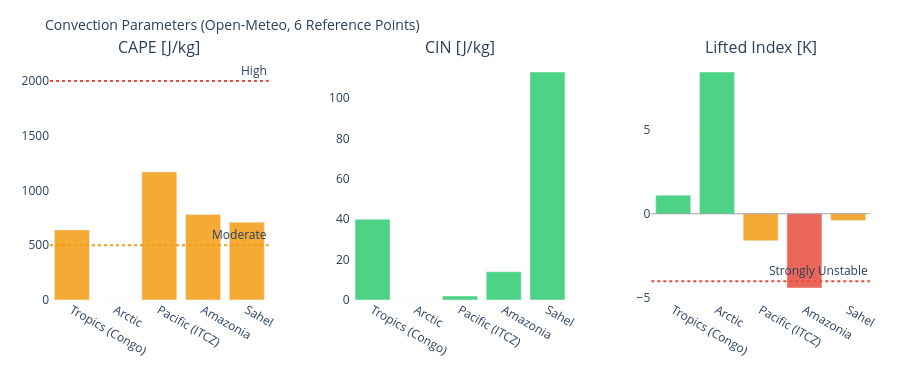

The notebook cell this image was saved under:
### Markdown cell above
---
## 3. Visualizations

### Code cell
# ============================================================
# CAPE / CIN / LIFTED INDEX – Convection potential
# ============================================================

if not df_atm.empty:
    fig = make_subplots(
        rows=1, cols=3,
        subplot_titles=['CAPE [J/kg]', 'CIN [J/kg]', 'Lifted Index [K]'],
        horizontal_spacing=0.1
    )
    pts = df_atm['point'].tolist()
    pt_colors = ['#E85D24','#185FA5','#888780','#378ADD','#639922','#F2A623']

    # CAPE – höher = mehr Gewitterpotential
    cape_vals = df_atm['cape'].fillna(0).tolist()
    cape_colors = ['#e74c3c' if v > 2000 else '#f39c12' if v > 500 else '#2ecc71'
                   for v in cape_vals]
    fig.add_trace(go.Bar(x=pts, y=cape_vals, marker_color=cape_colors,
                         opacity=0.85, showlegend=False), row=1, col=1)
    fig.add_hline(y=2000, line_dash='dot', line_color='#e74c3c',
                  annotation_text='High', row=1, col=1)
    fig.add_hline(y=500,  line_dash='dot', line_color='#f39c12',
                  annotation_text='Moderate', row=1, col=1)

    # CIN – negativer = stärker gedeckelt (weniger Auslöse)
    cin_vals = df_atm['cin'].fillna(0).tolist()
    cin_colors = ['#e74c3c' if v < -200 else '#f39c12' if v < -50 else '#2ecc71'
                  for v in cin_vals]
    fig.add_trace(go.Bar(x=pts, y=cin_vals, marker_color=cin_colors,
                         opacity=0.85, showlegend=False), row=1, col=2)

    # Lifted Index – negativ = instabil
    li_vals = df_atm['li'].fillna(0).tolist()
    li_colors = ['#e74c3c' if v < -4 else '#f39c12' if v < 0 else '#2ecc71'
                 for v in li_vals]
    fig.add_trace(go.Bar(x=pts, y=li_vals, marker_color=li_colors,
                         opacity=0.85, showlegend=False), row=1, col=3)
    fig.add_hline(y=0, line_color='gray', line_width=0.7, row=1, col=3)
    fig.add_hline(y=-4, line_dash='dot', line_color='#e74c3c',
                  annotation_text='Strongly Unstable', row=1, col=3)

    fig.update_layout(
        title=dict(text='Convection Parameters (Open-Meteo, 6 Reference Points)', font=dict(size=14)),
        height=380, plot_bgcolor='rgba(0,0,0,0)', paper_bgcolor='rgba(0,0,0,0)',
        margin=dict(l=50, r=30, t=60, b=80)
    )
    fig.update_xaxes(tickangle=30)
    fig.show()

### Figure 1 — Plotly figure (JSON) as saved in the notebook; plotly's stock layout.template omitted (floating-point values rounded to 4 significant figures)
{"data": [{"marker": {"color": ["#f39c12", "#2ecc71", "#f39c12", "#f39c12", "#f39c12"]}, "opacity": 0.85, "showlegend": false, "type": "bar", "x": ["Tropics (Congo)", "Arctic", "Pacific (ITCZ)", "Amazonia", "Sahel"], "xaxis": "x", "y": [640.0, 0.0, 1170.0, 780.0, 710.0], "yaxis": "y"}, {"marker": {"color": ["#2ecc71", "#2ecc71", "#2ecc71", "#2ecc71", "#2ecc71"]}, "opacity": 0.85, "showlegend": false, "type": "bar", "x": ["Tropics (Congo)", "Arctic", "Pacific (ITCZ)", "Amazonia", "Sahel"], "xaxis": "x2", "y": [40.0, 0.0, 2.0, 14.0, 113.0], "yaxis": "y2"}, {"marker": {"color": ["#2ecc71", "#2ecc71", "#f39c12", "#e74c3c", "#f39c12"]}, "opacity": 0.85, "showlegend": false, "type": "bar", "x": ["Tropics (Congo)", "Arctic", "Pacific (ITCZ)", "Amazonia", "Sahel"], "xaxis": "x3", "y": [1.1, 8.4, -1.6, -4.4, -0.4], "yaxis": "y3"}], "layout": {"annotations": [{"font": {"size": 16}, "showarrow": false, "text": "CAPE [J/kg]", "x": 0.1333, "xanchor": "center", "xref": "paper", "y": 1.0, "yanchor": "bottom", "yref": "paper"}, {"font": {"size": 16}, "showarrow": false, "text": "CIN [J/kg]", "x": 0.5, "xanchor": "center", "xref": "paper", "y": 1.0, "yanchor": "bottom", "yref": "paper"}, {"font": {"size": 16}, "showarrow": false, "text": "Lifted Index [K]", "x": 0.8667, "xanchor": "center", "xref": "paper", "y": 1.0, "yanchor": "bottom", "yref": "paper"}, {"showarrow": false, "text": "High", "x": 1, "xanchor": "right", "xref": "x domain", "y": 2000, "yanchor": "bottom", "yref": "y"}, {"showarrow": false, "text": "Moderate", "x": 1, "xanchor": "right", "xref": "x domain", "y": 500, "yanchor": "bottom", "yref": "y"}, {"showarrow": false, "text": "Strongly Unstable", "x": 1, "xanchor": "right", "xref": "x3 domain", "y": -4, "yanchor": "bottom", "yref": "y3"}], "height": 380, "margin": {"b": 80, "l": 50, "r": 30, "t": 60}, "paper_bgcolor": "rgba(0,0,0,0)", "plot_bgcolor": "rgba(0,0,0,0)", "shapes": [{"line": {"color": "#e74c3c", "dash": "dot"}, "type": "line", "x0": 0, "x1": 1, "xref": "x domain", "y0": 2000, "y1": 2000, "yref": "y"}, {"line": {"color": "#f39c12", "dash": "dot"}, "type": "line", "x0": 0, "x1": 1, "xref": "x domain", "y0": 500, "y1": 500, "yref": "y"}, {"line": {"color": "gray", "width": 0.7}, "type": "line", "x0": 0, "x1": 1, "xref": "x3 domain", "y0": 0, "y1": 0, "yref": "y3"}, {"line": {"color": "#e74c3c", "dash": "dot"}, "type": "line", "x0": 0, "x1": 1, "xref": "x3 domain", "y0": -4, "y1": -4, "yref": "y3"}], "title": {"font": {"size": 14}, "text": "Convection Parameters (Open-Meteo, 6 Reference Points)"}, "xaxis": {"anchor": "y", "domain": [0.0, 0.2667], "tickangle": 30}, "xaxis2": {"anchor": "y2", "domain": [0.3667, 0.6333], "tickangle": 30}, "xaxis3": {"anchor": "y3", "domain": [0.7333, 1.0], "tickangle": 30}, "yaxis": {"anchor": "x", "domain": [0.0, 1.0]}, "yaxis2": {"anchor": "x2", "domain": [0.0, 1.0]}, "yaxis3": {"anchor": "x3", "domain": [0.0, 1.0]}}}
